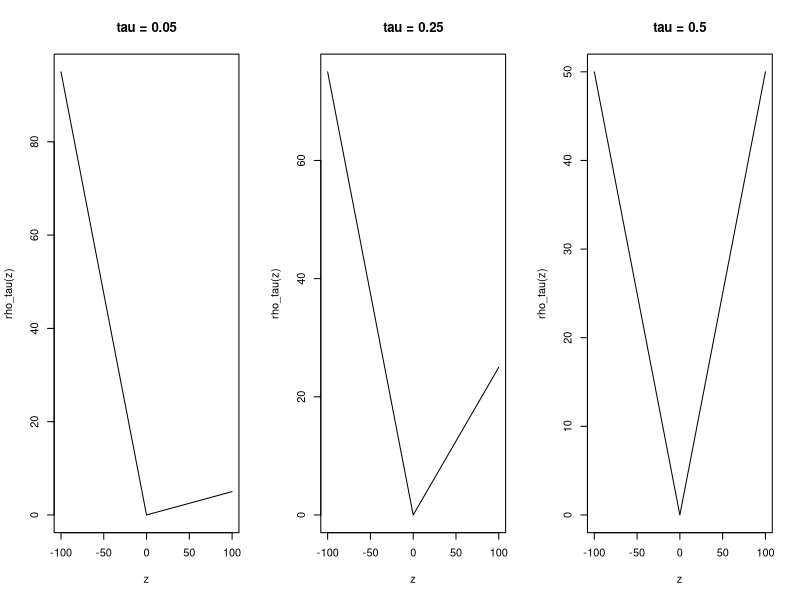

Generate this figure with R:
## ---- chunk 1
  rho <- function(tau, z) {
    z*(tau-(z<0))
  }
  zs <- -100:100
  par(mfrow=c(1,3))
  for (tau in c(.05, .25, .5)) {
    plot(zs, rho(tau, zs), type='l', main=paste("tau =",tau), xlab="z",
         ylab="rho_tau(z)")
  }
